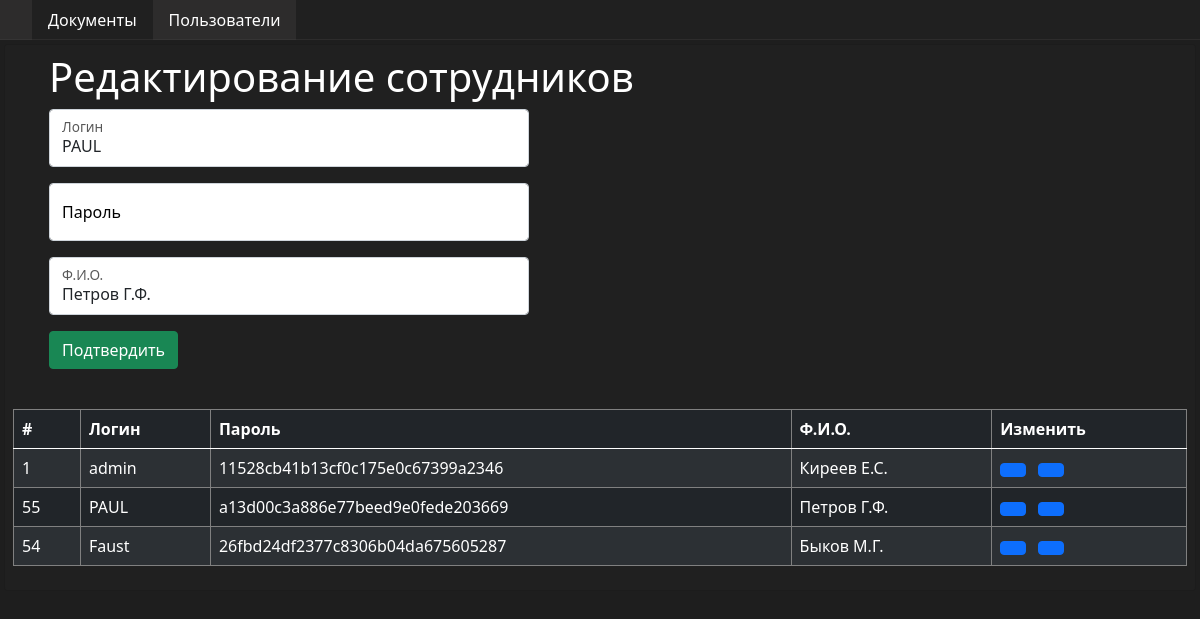
The page /includes/admin/users.php?red_id=55 on the database its author committed.
### tables this page shows
CREATE TABLE IF NOT EXISTS `main` (
  `id` int(10) NOT NULL,
  `login` varchar(100) NOT NULL,
  `pass` varchar(100) NOT NULL,
  `name` varchar(100) NOT NULL
);

### includes/admin/users.php (the view, shortened to what this page needs)
<?php
    include '../../links.php';
    include '../../includes/ext/db.php';
    if (isset($_GET['red_id'])) {
        $sql = mysqli_query($db_connect, "SELECT `id`, `login`, `pass`, `name` FROM `main` WHERE `ID`={$_GET['red_id']}");
        $users = mysqli_fetch_array($sql);
    }
?>
<div class="container-fluid">
    <div class="row">
        <div class="col-md-12">
            <div class="card">
                <div class="container container-users">
                    <div class="row">
                        <div class="col users"> <h1 style="color: #fff;">Редактирование сотрудников</h1>
                            <form method="post">
                                <div class="form-floating mb-3">
                                    <input type="text" class="form-control" name="login" value="<?= isset($_GET['red_id']) ? $users['login'] : ''; ?>" id="floatingInput" placeholder="1">
                                    <label class="label-reg" for="floatingInput">Логин</label>
                                </div>
                                <div class="form-floating mb-3">
                                    <input type="text" class="form-control" name="pass" value="" id="floatingInput" placeholder="2">
                                    <label class="label-reg" for="floatingInput">Пароль</label>
                                </div>
                                <div class="form-floating mb-3">
                                    <input type="text" class="form-control" name="name" value="<?= isset($_GET['red_id']) ? $users['name'] : ''; ?>" id="floatingInput" placeholder="3">
                                    <label class="label-reg" for="floatingInput">Ф.И.О.</label>
                                </div>
                                <button class="btn btn-success" type="submit">Подтвердить</button>
                            </form>
                        </div>
                    </div>
                </div>
                <br>
                <table class="table table-dark table-striped">
                    <thead>
                        <tr>
                            <th>#</th> <th>Логин</th> <th>Пароль</th> <th>Ф.И.О.</th> <th>Изменить</th>
                        </tr>
                    </thead>
                    <tbody>
                        <?php
                            $sql = mysqli_query($db_connect, "SELECT `id`, `login`, `pass`, `name` FROM `main`");
                            while ($result = mysqli_fetch_array($sql)) {
                                echo '<tr>'.
                                    "<td>{$result['id']}</td>".
                                    "<td>{$result['login']}</td>".
                                    "<td>{$result['pass']}</td>".
                                    "<td>{$result['name']}</td>".
                                    "<td><a class='btn btn-primary btn-edit-del' href='?red_id={$result['id']}'><i class='zmdi zmdi-edit'></i></a> <a class='btn btn-primary btn-edit-del' href='?del_id={$result['id']}'><i class='zmdi zmdi-delete'></i></a></td>".
                                '</tr>';
                            }
                        ?>
                    </tbody>
                </table>
            </div>
        </div>
    </div>
</div>

### assets/css/1.css (style rules this page uses)
a { text-decoration: none; }
.users form { width: 480px; }
.col { border-radius: 6px; }
.container-fluid { padding: 4px; }
.container-users { margin: 0; }
.card { border-radius: 4px; background-color: #202020; color: #fff; padding: 8px; display: flex; }
.row { margin: 0; }
.col-md-12 { padding: 0; }
.btn-edit-del { margin-right: 8px; }
.label-reg { color: black; }
a { color: #fff; }
th { border: 1px solid grey; }
td { border: 1px solid grey; }

### rows shown on the page
main: login "PAUL", name "Петров Г.Ф.", id "55", pass "a13d00c3a886e77beed9e0fede203669"
main: id "1", login "admin", pass "11528cb41b13cf0c175e0c67399a2346", name "Киреев Е.С."
main: id "54", login "Faust", pass "26fbd24df2377c8306b04da675605287", name "Быков М.Г."
